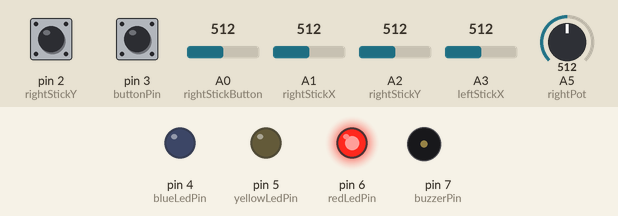
A sketch run on a simulated Arduino Uno, built with avr-gcc and run on an emulated ATmega328P. Shown: output pins drawn as LEDs (lit = HIGH), buzzer (waves = sounding). Dashed ring = blinking. The test bench sets the inputs (shaded band); at power-on: A0 (rightStickButton) = 512, pin 3 (buttonPin) HIGH, pin 2 (rightStickY) HIGH, A1 (rightStickX) = 512, A2 (rightStickY) = 512, A3 (leftStickX) = 512, A5 (rightPot) = 512. No radio packets arrive unless stated; what the sketch prints to the serial monitor is not drawn.

Above: at 0.8 s.
0.9 s: A0 (rightStickButton) set to 11
At 1.6 s:
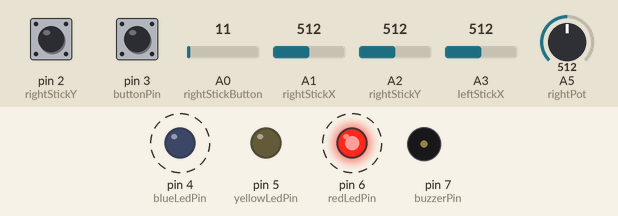
3.9 s: A0 (rightStickButton) set to 8
At 4.0 s:
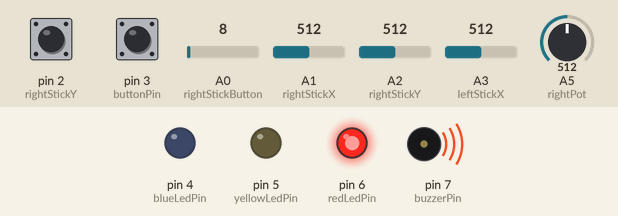
6.9 s: A0 (rightStickButton) set to 60
At 7.7 s:
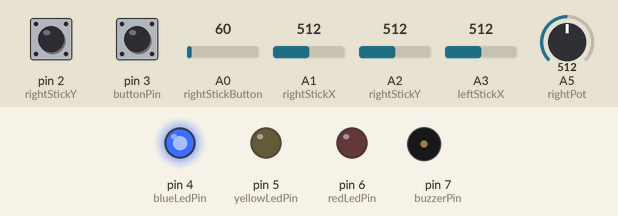
9.9 s: pin 3 (buttonPin) pulled LOW for 0.15 s
13.0 s: pin 3 (buttonPin) pulled LOW for 1 s
17.0 s: A0 (rightStickButton) set to 0
At 17.1 s:
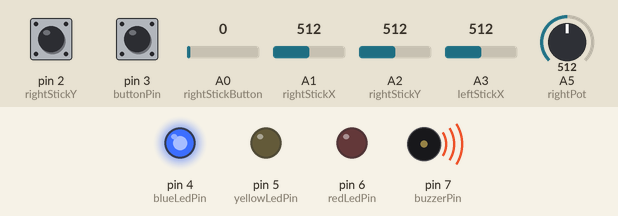
Timing chart, 0 to 20.0 s (numbered marks = the images above; inputs shaded):
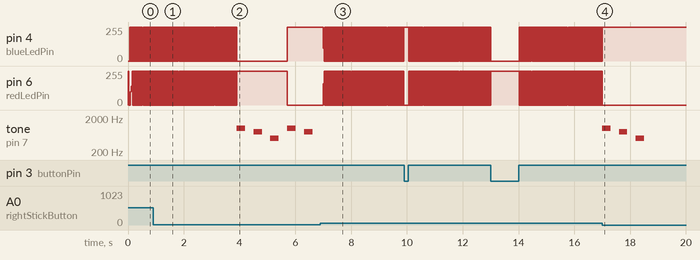

The sketch:

QuadcopterTransmitter.ino
```cpp
#include <Arduino.h>
#include <SPI.h>
//Download the RF24 library from https://github.com/maniacbug/RF24 to make the following inclusions work:
#include <nRF24L01.h>
#include <RF24.h>
#include <RF24_config.h>
#include <NazaDecoderLib.h>

//digital pins
int buttonPin = 3;
int blueLedPin = 4;
int yellowLedPin = 5;
int redLedPin = 6;
int buzzerPin =7;
int cePin = 8;
int csnPin = 9;
//analog pins
int leftStickX = 3;
int leftStickY = 4;
int rightPot = 5;
int rightStickX = 1;
int rightStickY = 2;
int rightStickButton = 0;
//other variables
boolean armed = false;

const uint64_t pipe = 0xE8E8F0F0E1LL; // Define the transmit pipe
RF24 radio(cePin, csnPin); // Create a Radio
int flightControls[4];
/*The use of flightControls changes when the state of the quadcopter changes from armed
to disarmed as indicated by the state of boolean armed.

When disarmed, the transmitter sends the [[[[[[[[========[=====[[[[[[[[[[[=array [0,0,0,X] where X is the setting that corresponds
to either Naza GPS Mode, Naza Attitude Hold Mode, or Naza Manual Mode. These three modes are represented
by signals of 1855 microseconds, 1525 microseconds, and 1185 microseconds respectively. Switching between the modes
happens when the user presses the button corresponding to buttonPin.

When armed, the transmitter sends the array [T,A,R,E] where T is the throttle setting, A is the aileron setting,
R is the rudder setting, and E is the elevator setting. All of the settings are represented by signals between
1200 and 1800 microseconds.

The receiver is also programed to have armed and disarmed modes in which it listens for signals of the types described
above. To switch modes from armed to disarmed, the transmitter waits for the user to hold down the right stick button. When this happens,
bollean armed becomes true, and the transmitter sends the array [1220, 1220, 1220, 1220]. The receiver interprets this array as the
signal to arm itself, begin flight, and listen for arrays of the type [T,A,R,E].
*/


void setup()
{
  pinMode(leftStickX, INPUT);
  pinMode(leftStickY, INPUT);
  pinMode(rightPot, INPUT);
  pinMode(rightStickX, INPUT); //Don't use rightStickY because we have no use for it yet.
  pinMode(rightStickButton, INPUT_PULLUP);
  pinMode(blueLedPin, OUTPUT);
  pinMode(buttonPin, INPUT_PULLUP);
  pinMode(yellowLedPin, OUTPUT);
  pinMode(redLedPin, OUTPUT);
  pinMode(buzzerPin, OUTPUT);

  digitalWrite(blueLedPin, LOW);   //blue on = GPS Mode engaged
  digitalWrite(yellowLedPin, LOW); //yellow on = ATTI Mode engaged
  digitalWrite(redLedPin, HIGH);   //red on = Manual Mode engaged

  flightControls[0] = 0;
  flightControls[1] = 0;
  flightControls[2] = 0;
  flightControls[3] = 1185;
  //1185 sets to "Manual" Mode
  //1525 sets DJI Naza to "Attitude Hold" mode
  //1855 sets to "GPS" mode


  Serial.begin(9600);
  delay(1);
  radio.begin();
  radio.openWritingPipe(pipe);
  radio.setPALevel(RF24_PA_MAX);                          ////RF24/PA_MAX is disabled
//  radio.setChannel(0x34);
  //  radio.setDataRate(RF24_1MBPS);

  while (armed == false)
  {
   //NON-ARMED COMMUNICATIONS
   radio.write(flightControls, sizeof(flightControls));

   //DJI NAZA MODE SELECTION
   if (digitalRead(buttonPin) == HIGH) //Crude software debouncing part 1
   {
     delay(3);
     if (digitalRead(buttonPin) == HIGH) //Crude software debouncing part 2
     {
       delay(3);
       if (flightControls[3] == 1185) //If we are in Manual mode, switch to GPS mode
       {
         flightControls[3] = 1855;
         digitalWrite(redLedPin, LOW);
         digitalWrite(blueLedPin, HIGH);
       }
       else if (flightControls[3] == 1855) //If we are in GPS mode, switch to Manual mode
       {
         flightControls[3] = 1185;
         digitalWrite(blueLedPin, LOW);
         digitalWrite(redLedPin, HIGH);
       }
     }
   }
   Serial.println("Setup now ready");

   //ARMING SEQUENCE
    if (analogRead(rightStickButton) < 10) //User must hold and hear the first beep
    {
        tone(buzzerPin, 1000);
        delay(300);
        noTone(buzzerPin);
        delay(300);
        if (analogRead(rightStickButton) < 10) //User must hold and hear the second beep
        {
          tone(buzzerPin, 800);
          delay(300);
          noTone(buzzerPin);
          delay(300);
          if (analogRead(rightStickButton) < 10) //User must hold and hear the third beep
          {
            tone(buzzerPin, 500);
            delay(300);
            noTone(buzzerPin);
            delay(300);
            if (analogRead(rightStickButton) < 5)  //If user is still holding after three beeps, execute the arming sequence and send the arming signal to the receiver
            {
              for (int i = 0; i < 50; i++)
              {
                flightControls[0] = 1220;
                flightControls[1] = 1220;
                flightControls[2] = 1220;
                flightControls[3] = 1220;
                radio.write(flightControls, sizeof(flightControls));
                delay(2);
              }
              armed = true;                                        //Change boolean armed to exit this loop
              Serial.println("Armed.");

          }
        }
    }
  }
}
}
void loop() //This executes during flight and is kept as short as possible.
{
  int throttle = analogRead(rightPot);
  int aileron = analogRead(rightStickX); ///leftStickX
  int rudder = analogRead(leftStickX);     /////rightStickX
  int elevator = analogRead(rightStickY);    /////leftStickY
  //Serial.println(aileron);
  flightControls[0] = map(throttle, 90, 925, 1220, 1720);  ////// 1220-1720
  flightControls[1] = map(aileron,95,840,1220,1720);
  flightControls[2] = map(rudder,0,923,1350,1650);
  flightControls[3] = map(elevator,133,956,1220,1720);
  Serial.println("throttle =" + (String) flightControls[0] + " aileron = " + (String) flightControls[1] + " rudder  = " + (String) flightControls[2] + " elevator =" + (String) flightControls[3]);
  radio.write(flightControls, sizeof(flightControls));
}
```

Measured:
- the behaviour switches between 10 and 9 on A0 (rightStickButton) (found by bisection; images 1 and 2)
- after the input at 3.9 s, tone on pin 7 (buzzerPin): plays 1000 Hz for 0.30 s, 800 Hz for 0.30 s, 500 Hz for 0.30 s, 1000 Hz for 0.30 s, 800 Hz for 0.30 s, starting at once
- after the input at 6.9 s, tone on pin 7 (buzzerPin): stops changing and stays silent
- after the input at 17.0 s, pin 4 (blueLedPin): stops changing and stays 255/255; pin 6 (redLedPin): stops changing and stays 0/255; tone on pin 7 (buzzerPin): plays 1000 Hz for 0.30 s, 800 Hz for 0.30 s, 500 Hz for 0.30 s, starting at once
- by itself, pin 4 (blueLedPin), pin 6 (redLedPin): alternates 255/255 for 0.02 s and 0/255 for 0.02 s
